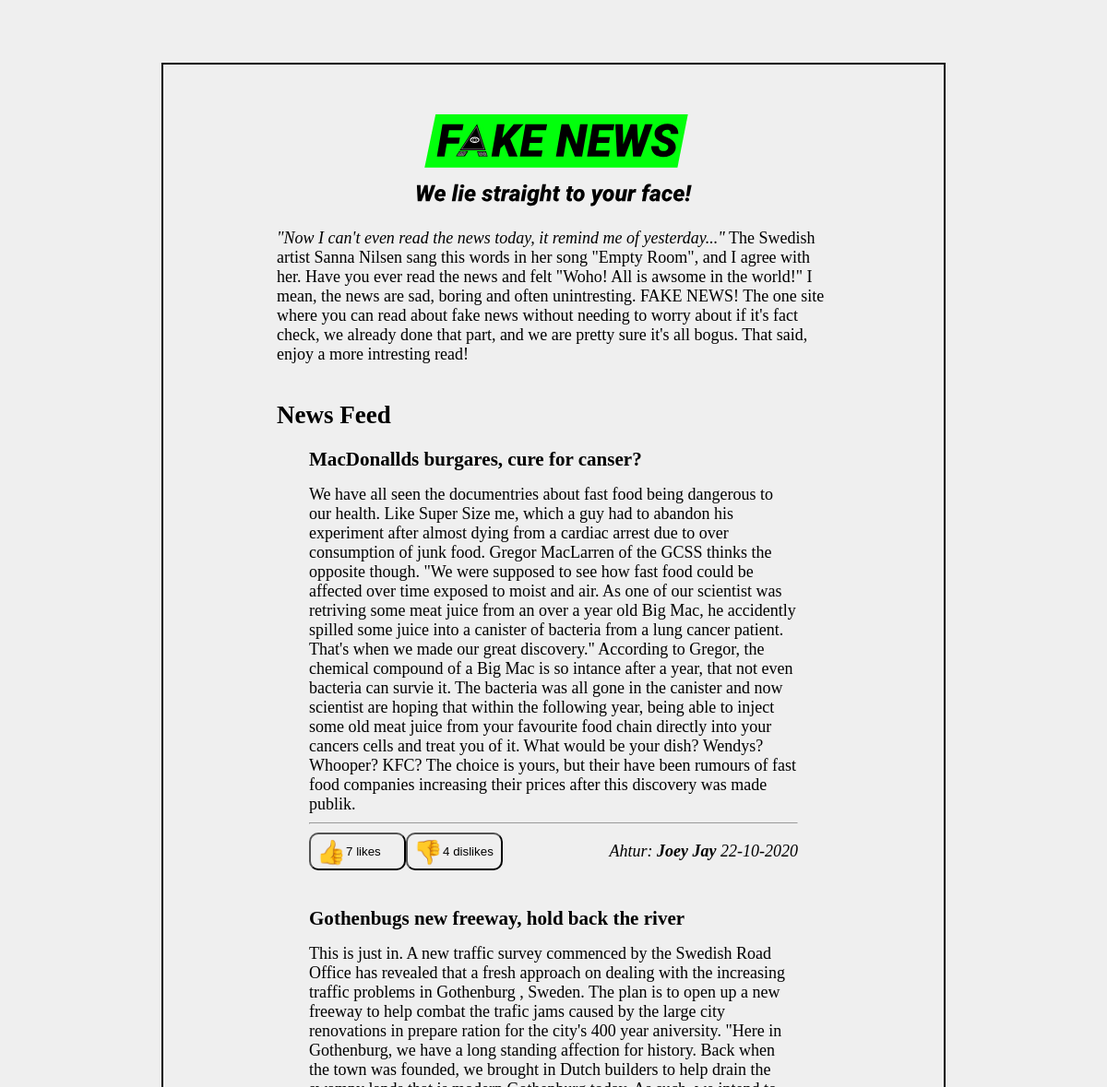
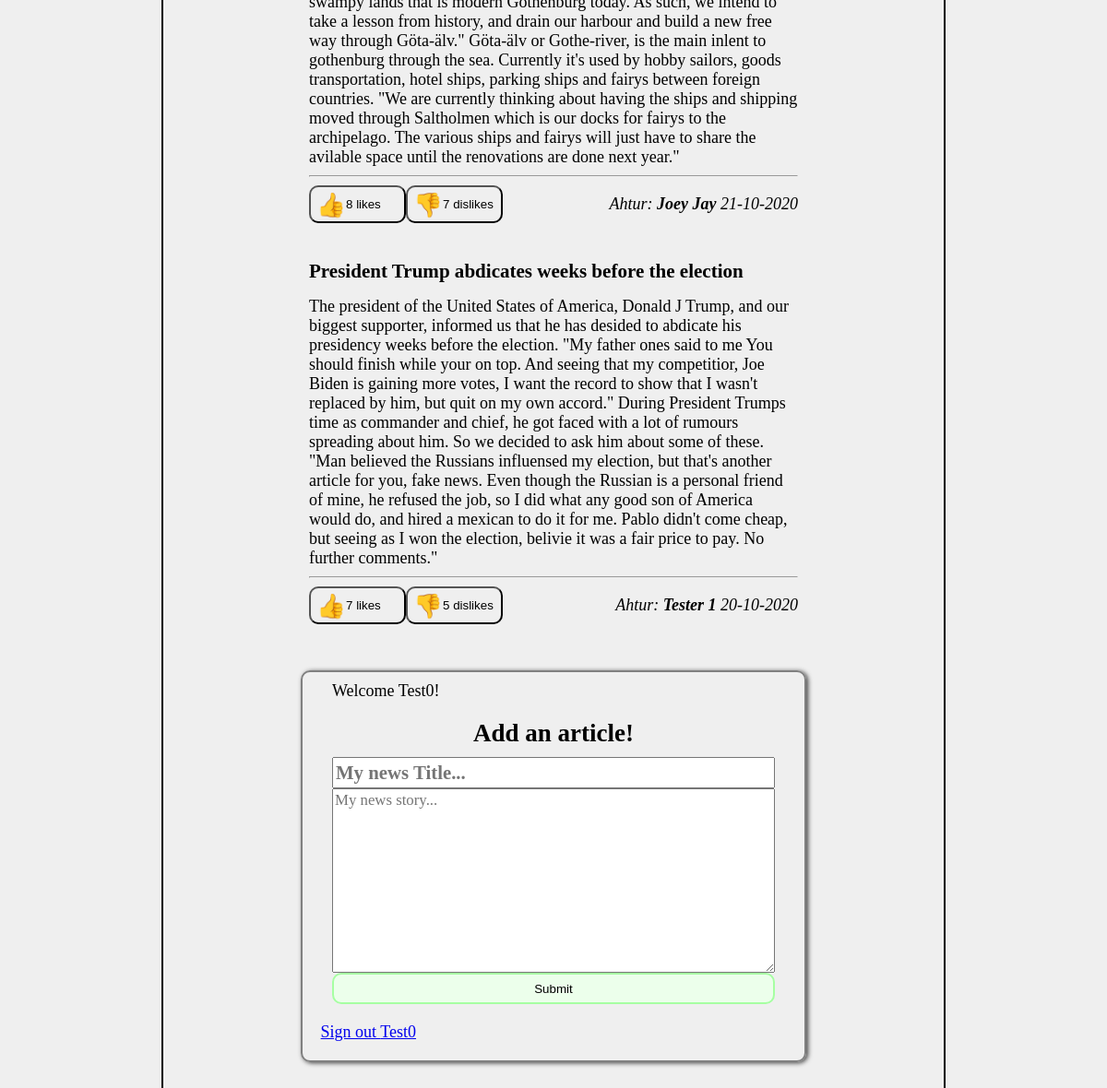
The page / (signed in) on the database its author committed (2 pictures, top to bottom).
### tables this page shows
CREATE TABLE posts (
"post_id" INTEGER PRIMARY KEY,
title VARCHAR(250),
story TEXT,
author VARCHAR(250),
publish_date DATE, likes int DEFAULT 0, dislikes int DEFAULT 0,
FOREIGN KEY (author) REFERENCES users(username));

CREATE TABLE users(
    id INTEGER PRIMARY KEY,
    full_name varchar(250),
    username varchar(250) NOT NULL UNIQUE,
    password varchar(250) NOT NULL
    );

### functions.php (called while the page is built, shortened)
<?php
function db():PDO {
    $dir = 'sqlite:/'. __DIR__ .'/fake-news-db.sqlite3';
    $options = [
        PDO::ATTR_ERRMODE            => PDO::ERRMODE_EXCEPTION,
        PDO::ATTR_DEFAULT_FETCH_MODE => PDO::FETCH_ASSOC,
        PDO::ATTR_EMULATE_PREPARES   => false,
    ];
    try {
        $pdo = new PDO($dir, '', '',  $options);
    } catch (\PDOException $e) {
        throw new \PDOException($e->getMessage(), (int)$e->getCode());
    }
    return $pdo;
}
?>

### articles.php (the view, shortened to what this page needs)
<?php
$stmt = db()->query('SELECT * FROM posts
                    INNER JOIN users
                    ON posts.author = users.username
                    ORDER BY publish_date DESC');
while ($article = $stmt->fetch()):
?>
<article id="article=<?= $article['post_id'];?>">
    <h3><?= $article['title'];?></h3>
    <p>
        <?= $article['story'];?>
    </p>
    <hr/>
    <footer>
        <section class="votes">
            <form action="/updates/user-check.php" method="POST">
                <button type="submit" name="like" class="likes"><img style="height:32px;width:32px;" src="/Assets/icons/like.svg" alt="like"><?= $article['likes'];?> likes</button>
            </form>
            <form action="/updates/user-check.php" method="POST">
                <button type="submit" name="dislike" class="likes"><img style="height:32px;width:32px;" src="/Assets/icons/dislike.svg" alt="like"><?= $article['dislikes'];?> dislikes</button>
            </form>
        </section>
        <em class="athur">
            Ahtur:
            <strong><?=$article['full_name'];?></strong>
            <time class="date"><?=$article['publish_date'];?></time>
        </em>
    </footer>
</article>
<?php
endwhile;
?>

### Assets/defaults.css (style rules this page uses)
* { box-sizing: border-box; }
body { background-color: #efefef; font-size:16px; padding:60px 20px 60px 20px; }
p, h2 { margin:auto; max-width:600px; }
@media screen and (min-width:900px) { body { font-size:18px; } }

### Assets/articles.css (style rules this page uses)
article { max-width:550px; margin: auto; display: flex; flex-direction: column; padding-left:10px; padding-right:10px; padding-bottom:20px; }
article hr { width: 100%; background-color: #000; height:2px; }
article h3 { margin-top:20px; margin-bottom:0px; }
article p { margin-top:15px; }
article footer { display: flex; width:100%; justify-content: space-between; align-items: center; }
article section.votes { display:flex; }
article section.votes button { display: flex; align-items: center; height:41px; width:105px; border-radius: 10px; }

### rows shown on the page
posts: title "MacDonallds burgares, cure for canser?", story "We have all seen the documentries about fast food being dangerous to our health. Like Super Size me, which a guy had to abandon his experiment after almost dying from a cardiac arrest due to over consumption of junk food. Gregor MacLarren of the GCSS thinks the opposite though. \"We were supposed to see how fast food could be affected over time exposed to moist and air. As one of our scientist was retriving some meat juice from an over a year old Big Mac, he accidently spilled some juice into a canister of bacteria from a lung cancer patient. That's when we made our great discovery.\" According to Gregor, the chemical compound of a Big Mac is so intance after a year, that not even bacteria…", likes "7", dislikes "4", users.full_name "Joey Jay", publish_date "22-10-2020"
posts: title "Gothenbugs new freeway, hold back the river", story "This is just in. A new traffic survey commenced by the Swedish Road Office has revealed that a fresh approach on dealing with the increasing traffic problems in Gothenburg , Sweden. The plan is to open up a new freeway to help combat the trafic jams caused by the large city renovations in prepare ration for the city's 400 year aniversity. \"Here in Gothenburg, we have a long standing affection for history. Back when the town was founded, we brought in Dutch builders to help drain the swampy lands that is modern Gothenburg today. As such, we intend to take a lesson from history, and drain our harbour and build a new free way through Göta-älv.\" Göta-älv or Gothe-river, is the main inlent to…", likes "8", dislikes "7", users.full_name "Joey Jay", publish_date "21-10-2020"
posts: title "President Trump abdicates weeks before the election", story "The president of the United States of America, Donald J Trump, and our biggest supporter, informed us that he has desided to abdicate his presidency weeks before the election. \"My father ones said to me You should finish while your on top. And seeing that my competitior, Joe Biden is gaining more votes, I want the record to show that I wasn't replaced by him, but quit on my own accord.\" During President Trumps time as commander and chief, he got faced with a lot of rumours spreading about him. So we decided to ask him about some of these. \"Man believed the Russians influensed my election, but that's another article for you, fake news. Even though the Russian is a personal friend of mine, he…", likes "7", dislikes "5", users.full_name "Tester 1", publish_date "20-10-2020"

### other values the page prints
$_SESSION['user'] "Test0"
